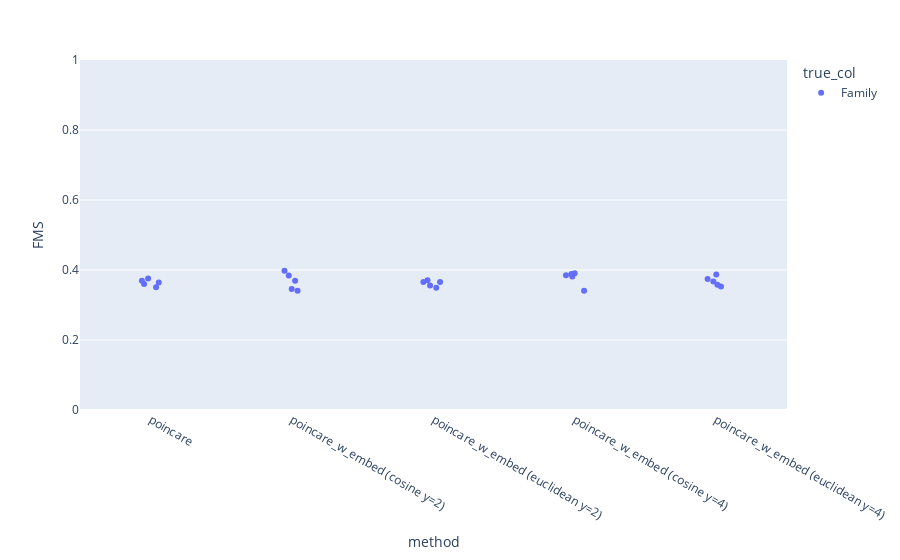

Notebook source saved alongside this figure:
### Markdown cell above
### FMS

### Code cell
fig = px.strip(df_results_clust, x='method', y='FMS', color = "true_col")
fig.update_yaxes(range = [0,1])
fig.show()

# Need to add the original poincaré method

### Figure 1 — Plotly figure (JSON) as saved in the notebook; plotly's stock layout.template omitted (floating-point values rounded to 4 significant figures)
{"data": [{"alignmentgroup": "True", "boxpoints": "all", "fillcolor": "rgba(255,255,255,0)", "hoveron": "points", "hovertemplate": "true_col=Family<br>method=%{x}<br>FMS=%{y}<extra></extra>", "legendgroup": "Family", "line": {"color": "rgba(255,255,255,0)"}, "marker": {"color": "#636efa"}, "name": "Family", "offsetgroup": "Family", "orientation": "v", "pointpos": 0, "showlegend": true, "type": "box", "x": ["poincare", "poincare_w_embed (cosine y=2)", "poincare_w_embed (euclidean y=2)", "poincare_w_embed (cosine y=4)", "poincare_w_embed (euclidean y=4)", "poincare", "poincare_w_embed (cosine y=2)", "poincare_w_embed (euclidean y=2)", "poincare_w_embed (cosine y=4)", "poincare_w_embed (euclidean y=4)", "poincare", "poincare_w_embed (cosine y=2)", "poincare_w_embed (euclidean y=2)", "poincare_w_embed (cosine y=4)", "poincare_w_embed (euclidean y=4)", "poincare", "poincare_w_embed (cosine y=2)", "poincare_w_embed (euclidean y=2)", "poincare_w_embed (cosine y=4)", "poincare_w_embed (euclidean y=4)", "poincare", "poincare_w_embed (cosine y=2)", "poincare_w_embed (euclidean y=2)", "poincare_w_embed (cosine y=4)", "poincare_w_embed (euclidean y=4)"], "x0": " ", "xaxis": "x", "y": [0.3759, 0.3844, 0.3491, 0.3905, 0.3744, 0.3645, 0.341, 0.3656, 0.3407, 0.3581, 0.3506, 0.3981, 0.371, 0.3811, 0.3873, 0.3694, 0.3461, 0.3659, 0.3885, 0.3531, 0.3601, 0.3695, 0.3557, 0.3851, 0.3669], "y0": " ", "yaxis": "y"}], "layout": {"boxmode": "group", "legend": {"title": {"text": "true_col"}, "tracegroupgap": 0}, "margin": {"t": 60}, "xaxis": {"anchor": "y", "domain": [0, 1], "title": {"text": "method"}}, "yaxis": {"anchor": "x", "domain": [0, 1], "range": [0, 1], "title": {"text": "FMS"}}}}
